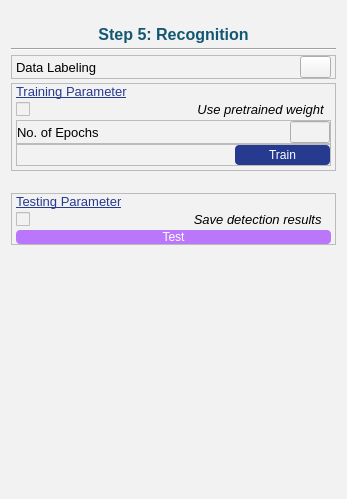
          <widget class="QWidget" name="recognition_Page">
           <property name="styleSheet">
            <string notr="true">background-color:#f2f2f2;</string>
           </property>
           <layout class="QVBoxLayout" name="verticalLayout_27">
            <property name="spacing">
             <number>4</number>
            </property>
            <property name="topMargin">
             <number>25</number>
            </property>
            <item>
             <widget class="QLabel" name="step2_Label_4">
              <property name="maximumSize">
               <size>
                <width>16777215</width>
                <height>20</height>
               </size>
              </property>
              <property name="font">
               <font>
                <family>Arial</family>
                <pointsize>12</pointsize>
                <weight>75</weight>
                <bold>true</bold>
               </font>
              </property>
              <property name="styleSheet">
               <string notr="true">color:#125872;</string>
              </property>
              <property name="text">
               <string>Step 5: Recognition</string>
              </property>
              <property name="alignment">
               <set>Qt::AlignCenter</set>
              </property>
             </widget>
            </item>
            <item>
             <widget class="Line" name="line_4">
              <property name="orientation">
               <enum>Qt::Horizontal</enum>
              </property>
             </widget>
            </item>
            <item>
             <widget class="QFrame" name="frame_23">
              <property name="maximumSize">
               <size>
                <width>16777215</width>
                <height>50</height>
               </size>
              </property>
              <property name="frameShape">
               <enum>QFrame::StyledPanel</enum>
              </property>
              <property name="frameShadow">
               <enum>QFrame::Raised</enum>
              </property>
              <layout class="QHBoxLayout" name="horizontalLayout_16" stretch="0,0">
               <property name="spacing">
                <number>0</number>
               </property>
               <property name="leftMargin">
                <number>4</number>
               </property>
               <property name="topMargin">
                <number>0</number>
               </property>
               <property name="rightMargin">
                <number>4</number>
               </property>
               <property name="bottomMargin">
                <number>0</number>
               </property>
               <item>
                <widget class="QLabel" name="label_12">
                 <property name="font">
                  <font>
                   <family>Arial</family>
                   <pointsize>10</pointsize>
                  </font>
                 </property>
                 <property name="text">
                  <string>Data Labeling</string>
                 </property>
                </widget>
               </item>
               <item alignment="Qt::AlignRight">
                <widget class="QPushButton" name="pushButton_7">
                 <property name="maximumSize">
                  <size>
                   <width>31</width>
                   <height>16777215</height>
                  </size>
                 </property>
                 <property name="text">
                  <string/>
                 </property>
                 <property name="icon">
                  <iconset>
                   <normaloff>LOGO/labeling.png</normaloff>LOGO/labeling.png</iconset>
                 </property>
                 <property name="iconSize">
                  <size>
                   <width>50</width>
                   <height>50</height>
                  </size>
                 </property>
                </widget>
               </item>
              </layout>
             </widget>
            </item>
            <item>
             <widget class="QFrame" name="recognitionTraining_Frame">
              <property name="frameShape">
               <enum>QFrame::StyledPanel</enum>
              </property>
              <property name="frameShadow">
               <enum>QFrame::Raised</enum>
              </property>
              <layout class="QVBoxLayout" name="verticalLayout_28">
               <property name="spacing">
                <number>0</number>
               </property>
               <property name="leftMargin">
                <number>4</number>
               </property>
               <property name="topMargin">
                <number>0</number>
               </property>
               <property name="rightMargin">
                <number>4</number>
               </property>
               <property name="bottomMargin">
                <number>4</number>
               </property>
               <item>
                <widget class="QLabel" name="cameraSettings_Label_6">
                 <property name="maximumSize">
                  <size>
                   <width>16777215</width>
                   <height>20</height>
                  </size>
                 </property>
                 <property name="font">
                  <font>
                   <family>Arial</family>
                   <pointsize>10</pointsize>
                   <weight>50</weight>
                   <bold>false</bold>
                   <underline>true</underline>
                  </font>
                 </property>
                 <property name="styleSheet">
                  <string notr="true">color:#263B90;</string>
                 </property>
                 <property name="text">
                  <string>Training Parameter</string>
                 </property>
                </widget>
               </item>
               <item>
                <widget class="QCheckBox" name="checkBox_3">
                 <property name="font">
                  <font>
                   <family>Arial</family>
                   <pointsize>10</pointsize>
                   <weight>50</weight>
                   <italic>true</italic>
                   <bold>false</bold>
                  </font>
                 </property>
                 <property name="text">
                  <string>                                             Use pretrained weight</string>
                 </property>
                </widget>
               </item>
               <item>
                <widget class="QFrame" name="frame_26">
                 <property name="frameShape">
                  <enum>QFrame::StyledPanel</enum>
                 </property>
                 <property name="frameShadow">
                  <enum>QFrame::Raised</enum>
                 </property>
                 <layout class="QHBoxLayout" name="horizontalLayout_19">
                  <property name="spacing">
                   <number>0</number>
                  </property>
                  <property name="leftMargin">
                   <number>0</number>
                  </property>
                  <property name="topMargin">
                   <number>0</number>
                  </property>
                  <property name="rightMargin">
                   <number>0</number>
                  </property>
                  <property name="bottomMargin">
                   <number>0</number>
                  </property>
                  <item>
                   <widget class="QLabel" name="label_13">
                    <property name="font">
                     <font>
                      <family>Arial</family>
                      <pointsize>10</pointsize>
                     </font>
                    </property>
                    <property name="text">
                     <string>No. of Epochs</string>
                    </property>
                   </widget>
                  </item>
                  <item>
                   <widget class="QLineEdit" name="lineEdit_11">
                    <property name="maximumSize">
                     <size>
                      <width>40</width>
                      <height>16777215</height>
                     </size>
                    </property>
                   </widget>
                  </item>
                 </layout>
                </widget>
               </item>
               <item>
                <widget class="QFrame" name="frame_27">
                 <property name="frameShape">
                  <enum>QFrame::StyledPanel</enum>
                 </property>
                 <property name="frameShadow">
                  <enum>QFrame::Raised</enum>
                 </property>
                 <layout class="QHBoxLayout" name="horizontalLayout_21">
                  <property name="spacing">
                   <number>0</number>
                  </property>
                  <property name="leftMargin">
                   <number>0</number>
                  </property>
                  <property name="topMargin">
                   <number>0</number>
                  </property>
                  <property name="rightMargin">
                   <number>0</number>
                  </property>
                  <property name="bottomMargin">
                   <number>0</number>
                  </property>
                  <item>
                   <spacer name="horizontalSpacer_6">
                    <property name="orientation">
                     <enum>Qt::Horizontal</enum>
                    </property>
                    <property name="sizeType">
                     <enum>QSizePolicy::Fixed</enum>
                    </property>
                    <property name="sizeHint" stdset="0">
                     <size>
                      <width>218</width>
                      <height>20</height>
                     </size>
                    </property>
                   </spacer>
                  </item>
                  <item>
                   <widget class="QPushButton" name="pushButton_9">
                    <property name="maximumSize">
                     <size>
                      <width>16777215</width>
                      <height>30</height>
                     </size>
                    </property>
                    <property name="styleSheet">
                     <string notr="true">QPushButton{
	color:white;
	background-color:#263B90;
	border-radius:4px;
}</string>
                    </property>
                    <property name="text">
                     <string>Train</string>
                    </property>
                   </widget>
                  </item>
                 </layout>
                </widget>
               </item>
              </layout>
             </widget>
            </item>
            <item>
             <spacer name="verticalSpacer_9">
              <property name="orientation">
               <enum>Qt::Vertical</enum>
              </property>
              <property name="sizeType">
               <enum>QSizePolicy::Fixed</enum>
              </property>
              <property name="sizeHint" stdset="0">
               <size>
                <width>20</width>
                <height>18</height>
               </size>
              </property>
             </spacer>
            </item>
            <item>
             <widget class="QFrame" name="recognitionTesting_Frame">
              <property name="frameShape">
               <enum>QFrame::StyledPanel</enum>
              </property>
              <property name="frameShadow">
               <enum>QFrame::Raised</enum>
              </property>
              <layout class="QVBoxLayout" name="verticalLayout_29">
               <property name="spacing">
                <number>0</number>
               </property>
               <property name="leftMargin">
                <number>4</number>
               </property>
               <property name="topMargin">
                <number>0</number>
               </property>
               <property name="rightMargin">
                <number>4</number>
               </property>
               <property name="bottomMargin">
                <number>0</number>
               </property>
               <item>
                <widget class="QLabel" name="cameraSettings_Label_7">
                 <property name="maximumSize">
                  <size>
                   <width>16777215</width>
                   <height>20</height>
                  </size>
                 </property>
                 <property name="font">
                  <font>
                   <family>Arial</family>
                   <pointsize>10</pointsize>
                   <weight>50</weight>
                   <bold>false</bold>
                   <underline>true</underline>
                  </font>
                 </property>
                 <property name="styleSheet">
                  <string notr="true">color:#263B90;</string>
                 </property>
                 <property name="text">
                  <string>Testing Parameter</string>
                 </property>
                </widget>
               </item>
               <item>
                <widget class="QCheckBox" name="checkBox_4">
                 <property name="font">
                  <font>
                   <family>Arial</family>
                   <pointsize>10</pointsize>
                   <italic>true</italic>
                  </font>
                 </property>
                 <property name="text">
                  <string>                                            Save detection results</string>
                 </property>
                </widget>
               </item>
               <item>
                <widget class="QPushButton" name="pushButton_10">
                 <property name="maximumSize">
                  <size>
                   <width>16777215</width>
                   <height>30</height>
                  </size>
                 </property>
                 <property name="styleSheet">
                  <string notr="true">QPushButton{
	color:white;
	background-color:#BA77FC;
	border-radius:4px;
}</string>
                 </property>
                 <property name="text">
                  <string>Test</string>
                 </property>
                </widget>
               </item>
              </layout>
             </widget>
            </item>
            <item>
             <spacer name="verticalSpacer_6">
              <property name="orientation">
               <enum>Qt::Vertical</enum>
              </property>
              <property name="sizeType">
               <enum>QSizePolicy::Fixed</enum>
              </property>
              <property name="sizeHint" stdset="0">
               <size>
                <width>20</width>
                <height>243</height>
               </size>
              </property>
             </spacer>
            </item>
           </layout>
          </widget>
